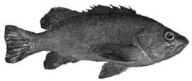
//> input picture assets/fish.png, 192 x 81 px
$ ./dlr_opencv   (built with g++ and OpenCV 4)
//> lines starting //> are read from the running program, lines starting //| are printed output that depends on the picture
#include <opencv2/opencv.hpp>
#include <cmath>
#include <iostream>

int main() {
    // Load the image
    cv::Mat img = cv::imread("../assets/fish.png");
//> img is the input picture: 81 rows x 192 cols, CV_8UC3; min 19, max 255, mean 159.9
    if (img.empty()) {
        std::cerr << "Error loading image!" << std::endl;
        return -1;
    }

    int m = img.rows;
//> m = 81
    int n = img.cols;
//> n = 192

    double angle = 30;
    double alpha = angle * M_PI / 180.0;

    double sin_alpha = std::sin(alpha);
    double cos_alpha = std::cos(alpha);
    int nrt = static_cast<int>(std::ceil(m * sin_alpha)) + n;
//> nrt = 233
    int mrt = static_cast<int>(std::ceil(m * cos_alpha + n * sin_alpha));
//> mrt = 167

    // std::cout << "nrt=" << nrt << ", mrt=" << mrt << std::endl;

    cv::Mat rot = cv::Mat::zeros(mrt, nrt, img.type());

    int x_offset = static_cast<int>(std::ceil(m * sin_alpha));
//> x_offset = 41

    double rise = n * sin_alpha;
//> rise = 96
    double run = n * cos_alpha;
//> run = 166.3
    int max_start_y = static_cast<int>(std::ceil(m * cos_alpha));
//> max_start_y = 71
    auto fs = [&](int y) { return y / std::tan(alpha + M_PI / 2); };

    double y_incr = std::floor(n / rise);
//> y_incr = 2
    double x_incr = std::floor(n / run);
//> x_incr = 1

    if (y_incr > x_incr) {
        int mod_factor = static_cast<int>(y_incr / x_incr);
//> mod_factor = 2
        for (int line = 0; line < max_start_y; ++line) {
            int a = static_cast<int>(std::ceil(fs(line)));
            int b = line;
            for (int pixel = 0; pixel < n; ++pixel) {
                rot.at<cv::Vec3b>(b, a + x_offset) = img.at<cv::Vec3b>(line, pixel);
                rot.at<cv::Vec3b>(b + 1, a + x_offset) = img.at<cv::Vec3b>(line, pixel);

                a += 1;
                if (pixel > 0 && pixel % mod_factor == 0) {
                    b += 1;
                }
            }
        }
//> this loop made 71 passes
//> a on passes 1 to 12: 192, 192, 191, 191, 190, 190, 189, 188, 188, 187, 187, 186
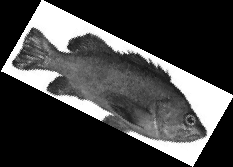
//> rot: 167 rows x 233 cols, CV_8UC3; min 0, max 255, mean 67.5
    }

    // Save the rotated image
    cv::imwrite("../outputs/opencv_dlr_rotated_image.png", rot);

    return 0;
}

$ run again, with assets/dlrZ3Schematic.png copied over assets/fish.png
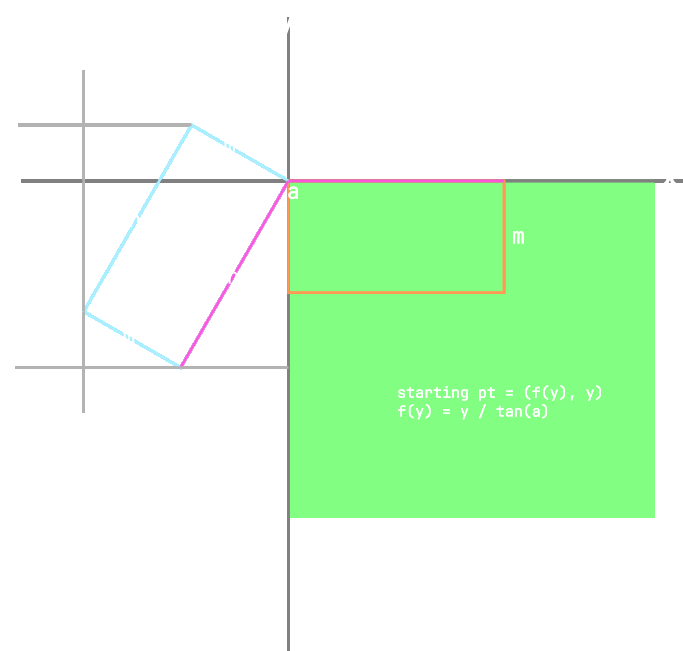
//> input picture assets/dlrZ3Schematic.png, 683 x 651 px
//> img is the input picture: 651 rows x 683 cols, CV_8UC3; mean B, G, R 219.2, 252.8, 219.5
//> the loop `for (int line = 0; line < max_start_y; ++line)` made 564 passes
//> a on passes 1 to 3: 683, 683, 682
//> after the loop `for (int line = 0; line < max_start_y; ++line)`:
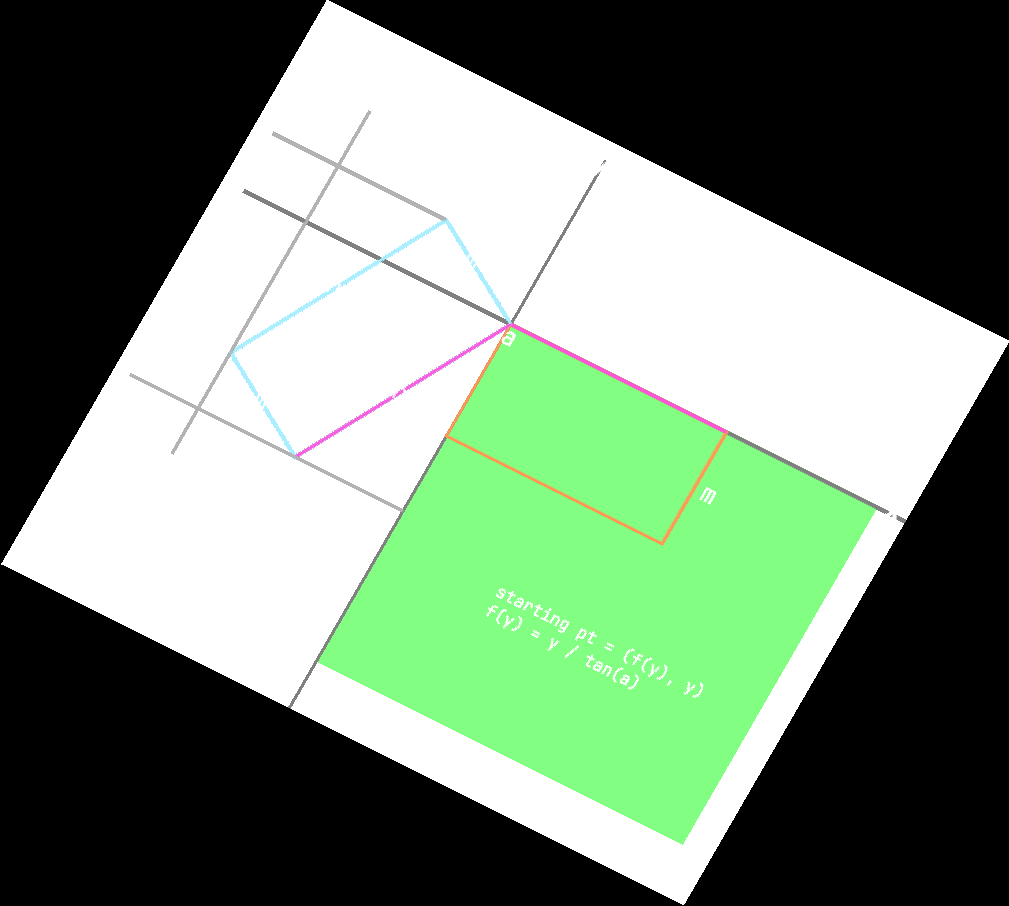
//> rot: 906 rows x 1009 cols, CV_8UC3; mean B, G, R 116.2, 137.2, 116.4
